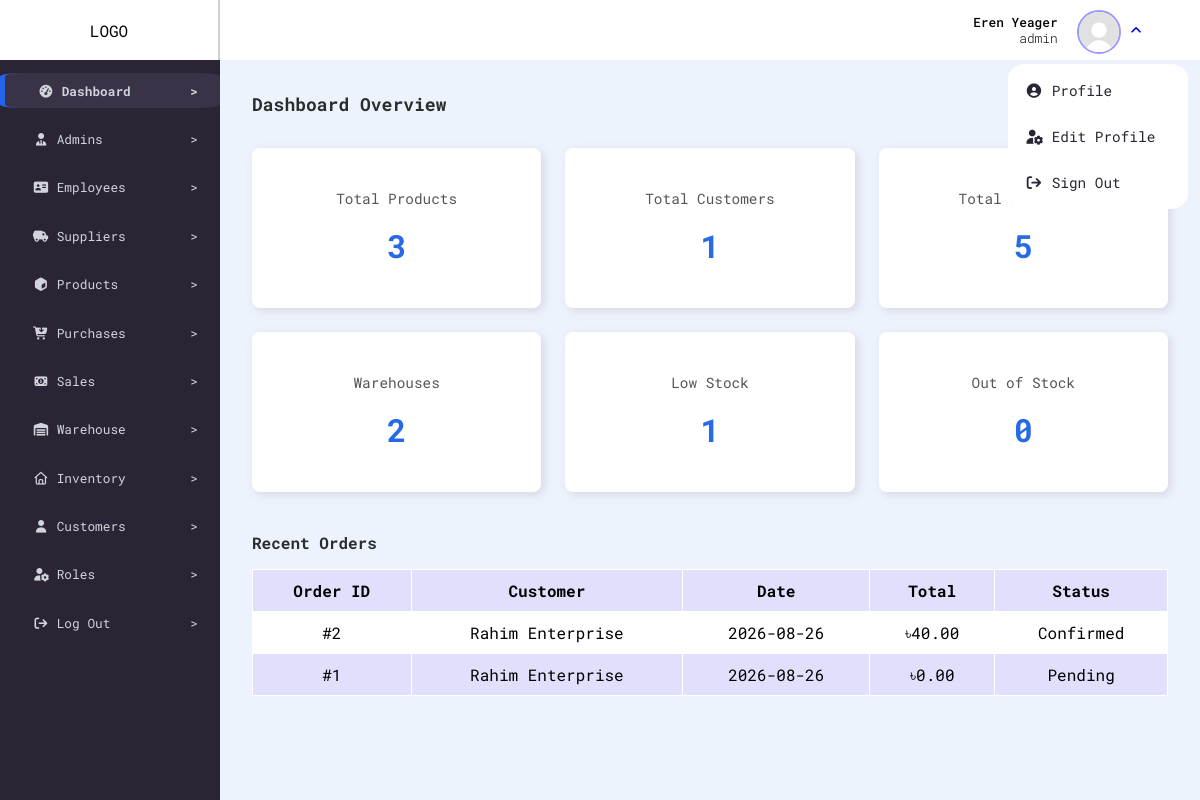
The page /dashboard.php?nav=drop_click (signed in) on the database its author committed.
### tables this page shows
CREATE TABLE `sales_orders` (
  `sale_id` int(11) NOT NULL,
  `customer_id` int(11) NOT NULL,
  `warehouse_id` int(11) NOT NULL,
  `user_id` int(11) NOT NULL,
  `sale_date` date DEFAULT curdate(),
  `total_amount` decimal(12,2) DEFAULT NULL,
  `order_status` enum('pending','confirmed','cancelled') NOT NULL DEFAULT 'pending',
  `created_at` timestamp NOT NULL DEFAULT current_timestamp()
);

CREATE TABLE `customers` (
  `customer_id` int(11) NOT NULL,
  `customer_name` varchar(80) NOT NULL,
  `phone` varchar(12) NOT NULL,
  `email` varchar(100) NOT NULL,
  `address` varchar(100) DEFAULT NULL,
  `outstanding_money` decimal(8,2) DEFAULT NULL,
  `created_at` timestamp NOT NULL DEFAULT current_timestamp()
);

### config/db.config.php (called while the page is built)
<?php
function dbQuery(string $query){
  $host = 'localhost';
  $port = 3308;
  $dbname = 'sme_inventory';
  $username = 'root';
  $password = '';
  $pdo = new PDO("mysql:host={$host};port={$port};dbname={$dbname}",$username,$password,[
    PDO::ATTR_ERRMODE =>  PDO::ERRMODE_EXCEPTION
    ]);
    $stmt = $pdo->prepare($query);
    $stmt->execute();
    $result = $stmt->fetchAll(PDO::FETCH_ASSOC);
    return $result;
  }
  ?>

### views/dashboard_home.views.php (the view, shortened to what this page needs)
<?php
$product_result = dbQuery("SELECT COUNT(*) AS total FROM products ");
$total_products = $product_result[0]['total'];
$customer_result = dbQuery("SELECT COUNT(*) AS total FROM customers ");
$total_customers = $customer_result[0]['total'];
$supplier_result = dbQuery("SELECT COUNT(*) AS total FROM suppliers ");
$total_suppliers = $supplier_result[0]['total'];
$warehouse_result = dbQuery("SELECT COUNT(*) AS total FROM warehouses ");
$total_warehouses = $warehouse_result[0]['total'];
$low_stock_result = dbQuery(" SELECT COUNT(*) AS total FROM inventory WHERE
          ( current_stock - reserved_stock- damaged_stock) > 0
          AND
          ( current_stock - reserved_stock - damaged_stock) <= 10 ");
$total_low_stock = $low_stock_result[0]['total'];
$out_stock_result = dbQuery("SELECT COUNT(*) AS total FROM inventory WHERE
          (current_stock- reserved_stock- damaged_stock) <= 0
          ");
$total_out_stock = $out_stock_result[0]['total'];
$recent_orders = dbQuery("SELECT sales_orders.*, customers.customer_name
FROM sales_orders
JOIN customers
ON sales_orders.customer_id = customers.customer_id
ORDER BY sales_orders.sale_id DESC
LIMIT 5
");
?>
<div class="dashboard_home">
  <div class="dashboard_title">
    Dashboard Overview
  </div>
  <div class="dashboard_cards">
    <div class="dashboard_card">
      <div class="card_title">
        Total Products
      </div>
      <div class="card_number">
        <?= $total_products ?>
      </div>
    </div>
    <div class="dashboard_card">
      <div class="card_title">
        Total Customers
      </div>
      <div class="card_number">
        <?= $total_customers ?>
      </div>
    </div>
    <div class="dashboard_card">
      <div class="card_title">
        Total Suppliers
      </div>
      <div class="card_number">
        <?= $total_suppliers ?>
      </div>
    </div>
    <div class="dashboard_card">
      <div class="card_title">
        Warehouses
      </div>
      <div class="card_number">
        <?= $total_warehouses ?>
      </div>
    </div>
    <div class="dashboard_card">
      <div class="card_title">
        Low Stock
      </div>
      <div class="card_number">
        <?= $total_low_stock ?>
      </div>
    </div>
    <div class="dashboard_card">
      <div class="card_title">
        Out of Stock
      </div>
      <div class="card_number">
        <?= $total_out_stock ?>
      </div>
    </div>
  </div>
  <div class="dashboard_section">
    <div class="section_title">
      Recent Orders
    </div>
    <table>
      <tr>
        <th>Order ID</th>
        <th>Customer</th>
        <th>Date</th>
        <th>Total</th>
        <th>Status</th>
      </tr>
      <?php if (!empty($recent_orders)) : ?>
        <?php foreach ($recent_orders as $order) : ?>
          <tr>
            <td>
              #<?= $order['sale_id'] ?>
            </td>
            <td>
              <?= $order['customer_name'] ?>
            </td>
            <td>
              <?= $order['sale_date'] ?>
            </td>
            <td>
              ৳<?= number_format(
                  (float) $order['total_amount'],
                  2
                ) ?>
            </td>
            <td>
              <?= ucfirst($order['order_status']) ?>
            </td>
          </tr>
        <?php endforeach; ?>
      <?php endif; ?>
    </table>
  </div>
</div>

### styles/style.css (style rules this page uses)
body { background-color: #685c79; font-family: "Roboto Mono", monospace; box-sizing: border-box; margin: 0; border: 0; }
tr:nth-child(odd) { background-color: rgb(224, 224, 253); }
.main .dashboard_home { width: 100%; box-sizing: border-box; padding: 2rem; }
.main .dashboard_home .dashboard_title { font-size: large; font-weight: bold; color: rgb(44, 44, 44); margin-bottom: 2rem; }
.main .dashboard_cards { width: 100%; display: grid; grid-template-columns: repeat(3, 1fr); gap: 1.5rem; }
.main .dashboard_card { background-color: white; padding: 1.5rem; min-height: 7rem; display: flex; flex-direction: column; justify-content: center; align-items: center; border-radius: 8px; box-shadow: 3px 3px 10px rgb(215, 215, 230); }
.main .dashboard_card .card_title { font-size: 0.9rem; color: #555; margin-bottom: 1rem; }
.main .dashboard_card .card_number { font-size: 2rem; font-weight: bold; color: #286ae6; }
.main .dashboard_section { width: 100%; margin-top: 2.5rem; }
.main .dashboard_section .section_title { font-weight: bold; margin-bottom: 1rem; color: rgb(44, 44, 44); }
.main .dashboard_section table { width: 100%; background-color: white; border-spacing: 1px; }
.main .dashboard_section th, .main .dashboard_section td { text-align: center; padding: 10px 15px; }

### rows shown on the page
sales_orders: sale_id "2", customer.customer_name "Rahim Enterprise", sale_date "2026-08-26", total_amount "40.00", order_status "Confirmed"
sales_orders: sale_id "1", customer.customer_name "Rahim Enterprise", sale_date "2026-08-26", total_amount "0.00", order_status "Pending"

### other values the page prints
$_SESSION['full_name'] "Eren Yeager"
$_SESSION['role_name'] "admin"
$item['label'] "Profile"
$item['label'] "Edit Profile"
$item['label'] "Sign Out"
$key "Dashboard"
$key "Admins"
$key "Employees"
$key "Suppliers"
$key "Products"
$key "Purchases"
$key "Sales"
$key "Warehouse"
$key "Inventory"
$key "Customers"
